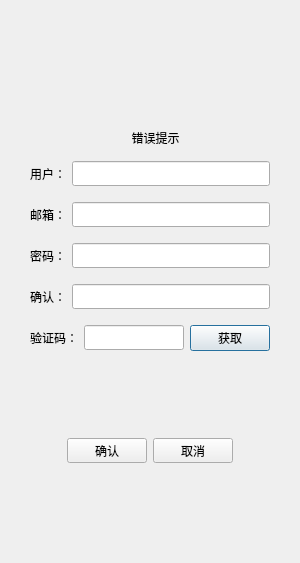
<?xml version="1.0" encoding="UTF-8"?>
<ui version="4.0">
 <class>RegisterDialog</class>
 <widget class="QDialog" name="RegisterDialog">
  <property name="geometry">
   <rect>
    <x>0</x>
    <y>0</y>
    <width>300</width>
    <height>563</height>
   </rect>
  </property>
  <property name="minimumSize">
   <size>
    <width>300</width>
    <height>563</height>
   </size>
  </property>
  <property name="maximumSize">
   <size>
    <width>300</width>
    <height>563</height>
   </size>
  </property>
  <property name="windowTitle">
   <string>Dialog</string>
  </property>
  <layout class="QVBoxLayout" name="verticalLayout_2">
   <item>
    <layout class="QVBoxLayout" name="verticalLayout">
     <property name="leftMargin">
      <number>5</number>
     </property>
     <property name="topMargin">
      <number>5</number>
     </property>
     <property name="rightMargin">
      <number>5</number>
     </property>
     <property name="bottomMargin">
      <number>5</number>
     </property>
     <item>
      <spacer name="verticalSpacer">
       <property name="orientation">
        <enum>Qt::Vertical</enum>
       </property>
       <property name="sizeType">
        <enum>QSizePolicy::Fixed</enum>
       </property>
       <property name="sizeHint" stdset="0">
        <size>
         <width>50</width>
         <height>100</height>
        </size>
       </property>
      </spacer>
     </item>
     <item>
      <widget class="QStackedWidget" name="stackedWidget">
       <property name="currentIndex">
        <number>0</number>
       </property>
       <widget class="QWidget" name="page">
        <layout class="QVBoxLayout" name="verticalLayout_3">
         <item>
          <widget class="QWidget" name="widget" native="true">
           <property name="minimumSize">
            <size>
             <width>0</width>
             <height>25</height>
            </size>
           </property>
           <property name="maximumSize">
            <size>
             <width>16777215</width>
             <height>25</height>
            </size>
           </property>
           <widget class="QLabel" name="err_tip">
            <property name="geometry">
             <rect>
              <x>60</x>
              <y>0</y>
              <width>141</width>
              <height>25</height>
             </rect>
            </property>
            <property name="minimumSize">
             <size>
              <width>0</width>
              <height>0</height>
             </size>
            </property>
            <property name="maximumSize">
             <size>
              <width>16777215</width>
              <height>16777215</height>
             </size>
            </property>
            <property name="text">
             <string>错误提示</string>
            </property>
            <property name="alignment">
             <set>Qt::AlignCenter</set>
            </property>
           </widget>
          </widget>
         </item>
         <item>
          <layout class="QHBoxLayout" name="horizontalLayout">
           <property name="leftMargin">
            <number>5</number>
           </property>
           <property name="topMargin">
            <number>5</number>
           </property>
           <property name="rightMargin">
            <number>5</number>
           </property>
           <property name="bottomMargin">
            <number>5</number>
           </property>
           <item>
            <widget class="QLabel" name="user_label">
             <property name="minimumSize">
              <size>
               <width>0</width>
               <height>25</height>
              </size>
             </property>
             <property name="maximumSize">
              <size>
               <width>16777215</width>
               <height>25</height>
              </size>
             </property>
             <property name="text">
              <string>用户：</string>
             </property>
            </widget>
           </item>
           <item>
            <widget class="QLineEdit" name="user_edit">
             <property name="minimumSize">
              <size>
               <width>25</width>
               <height>25</height>
              </size>
             </property>
             <property name="maximumSize">
              <size>
               <width>16777215</width>
               <height>25</height>
              </size>
             </property>
            </widget>
           </item>
          </layout>
         </item>
         <item>
          <layout class="QHBoxLayout" name="horizontalLayout_2">
           <property name="leftMargin">
            <number>5</number>
           </property>
           <property name="topMargin">
            <number>5</number>
           </property>
           <property name="rightMargin">
            <number>5</number>
           </property>
           <property name="bottomMargin">
            <number>5</number>
           </property>
           <item>
            <widget class="QLabel" name="email_label">
             <property name="minimumSize">
              <size>
               <width>0</width>
               <height>25</height>
              </size>
             </property>
             <property name="maximumSize">
              <size>
               <width>16777215</width>
               <height>25</height>
              </size>
             </property>
             <property name="text">
              <string>邮箱：</string>
             </property>
            </widget>
           </item>
           <item>
            <widget class="QLineEdit" name="email_edit">
             <property name="minimumSize">
              <size>
               <width>0</width>
               <height>25</height>
              </size>
             </property>
             <property name="maximumSize">
              <size>
               <width>16777215</width>
               <height>25</height>
              </size>
             </property>
            </widget>
           </item>
          </layout>
         </item>
         <item>
          <layout class="QHBoxLayout" name="horizontalLayout_3">
           <property name="leftMargin">
            <number>5</number>
           </property>
           <property name="topMargin">
            <number>5</number>
           </property>
           <property name="rightMargin">
            <number>5</number>
           </property>
           <property name="bottomMargin">
            <number>5</number>
           </property>
           <item>
            <widget class="QLabel" name="pw_label">
             <property name="minimumSize">
              <size>
               <width>0</width>
               <height>25</height>
              </size>
             </property>
             <property name="maximumSize">
              <size>
               <width>16777215</width>
               <height>25</height>
              </size>
             </property>
             <property name="text">
              <string>密码：</string>
             </property>
            </widget>
           </item>
           <item>
            <widget class="QLineEdit" name="pw_edit">
             <property name="minimumSize">
              <size>
               <width>0</width>
               <height>25</height>
              </size>
             </property>
             <property name="maximumSize">
              <size>
               <width>16777215</width>
               <height>25</height>
              </size>
             </property>
            </widget>
           </item>
          </layout>
         </item>
         <item>
          <layout class="QHBoxLayout" name="horizontalLayout_4">
           <property name="leftMargin">
            <number>5</number>
           </property>
           <property name="topMargin">
            <number>5</number>
           </property>
           <property name="rightMargin">
            <number>5</number>
           </property>
           <property name="bottomMargin">
            <number>5</number>
           </property>
           <item>
            <widget class="QLabel" name="confirm_label">
             <property name="minimumSize">
              <size>
               <width>0</width>
               <height>25</height>
              </size>
             </property>
             <property name="maximumSize">
              <size>
               <width>16777215</width>
               <height>25</height>
              </size>
             </property>
             <property name="text">
              <string>确认：</string>
             </property>
            </widget>
           </item>
           <item>
            <widget class="QLineEdit" name="confirm_edit">
             <property name="minimumSize">
              <size>
               <width>0</width>
               <height>25</height>
              </size>
             </property>
             <property name="maximumSize">
              <size>
               <width>16777215</width>
               <height>25</height>
              </size>
             </property>
            </widget>
           </item>
          </layout>
         </item>
         <item>
          <layout class="QHBoxLayout" name="horizontalLayout_5">
           <property name="leftMargin">
            <number>5</number>
           </property>
           <property name="topMargin">
            <number>5</number>
           </property>
           <property name="rightMargin">
            <number>5</number>
           </property>
           <property name="bottomMargin">
            <number>5</number>
           </property>
           <item>
            <widget class="QLabel" name="varify_label">
             <property name="text">
              <string>验证码：</string>
             </property>
            </widget>
           </item>
           <item>
            <widget class="QLineEdit" name="varify_edit">
             <property name="minimumSize">
              <size>
               <width>0</width>
               <height>25</height>
              </size>
             </property>
             <property name="maximumSize">
              <size>
               <width>16777215</width>
               <height>25</height>
              </size>
             </property>
            </widget>
           </item>
           <item>
            <widget class="QPushButton" name="get_code">
             <property name="text">
              <string>获取</string>
             </property>
            </widget>
           </item>
          </layout>
         </item>
         <item>
          <spacer name="verticalSpacer_2">
           <property name="orientation">
            <enum>Qt::Vertical</enum>
           </property>
           <property name="sizeHint" stdset="0">
            <size>
             <width>20</width>
             <height>40</height>
            </size>
           </property>
          </spacer>
         </item>
         <item>
          <layout class="QHBoxLayout" name="horizontalLayout_6">
           <property name="leftMargin">
            <number>5</number>
           </property>
           <property name="topMargin">
            <number>5</number>
           </property>
           <property name="rightMargin">
            <number>5</number>
           </property>
           <property name="bottomMargin">
            <number>5</number>
           </property>
           <item>
            <spacer name="horizontalSpacer">
             <property name="orientation">
              <enum>Qt::Horizontal</enum>
             </property>
             <property name="sizeHint" stdset="0">
              <size>
               <width>40</width>
               <height>20</height>
              </size>
             </property>
            </spacer>
           </item>
           <item>
            <widget class="QPushButton" name="confirm_btn">
             <property name="minimumSize">
              <size>
               <width>0</width>
               <height>25</height>
              </size>
             </property>
             <property name="maximumSize">
              <size>
               <width>16777215</width>
               <height>25</height>
              </size>
             </property>
             <property name="text">
              <string>确认</string>
             </property>
            </widget>
           </item>
           <item>
            <widget class="QPushButton" name="cancel_btn">
             <property name="minimumSize">
              <size>
               <width>0</width>
               <height>25</height>
              </size>
             </property>
             <property name="maximumSize">
              <size>
               <width>16777215</width>
               <height>25</height>
              </size>
             </property>
             <property name="text">
              <string>取消</string>
             </property>
            </widget>
           </item>
           <item>
            <spacer name="horizontalSpacer_2">
             <property name="orientation">
              <enum>Qt::Horizontal</enum>
             </property>
             <property name="sizeHint" stdset="0">
              <size>
               <width>40</width>
               <height>20</height>
              </size>
             </property>
            </spacer>
           </item>
          </layout>
         </item>
         <item>
          <spacer name="verticalSpacer_3">
           <property name="orientation">
            <enum>Qt::Vertical</enum>
           </property>
           <property name="sizeHint" stdset="0">
            <size>
             <width>20</width>
             <height>40</height>
            </size>
           </property>
          </spacer>
         </item>
        </layout>
       </widget>
       <widget class="QWidget" name="page_2"/>
      </widget>
     </item>
    </layout>
   </item>
  </layout>
 </widget>
 <resources/>
 <connections/>
</ui>
